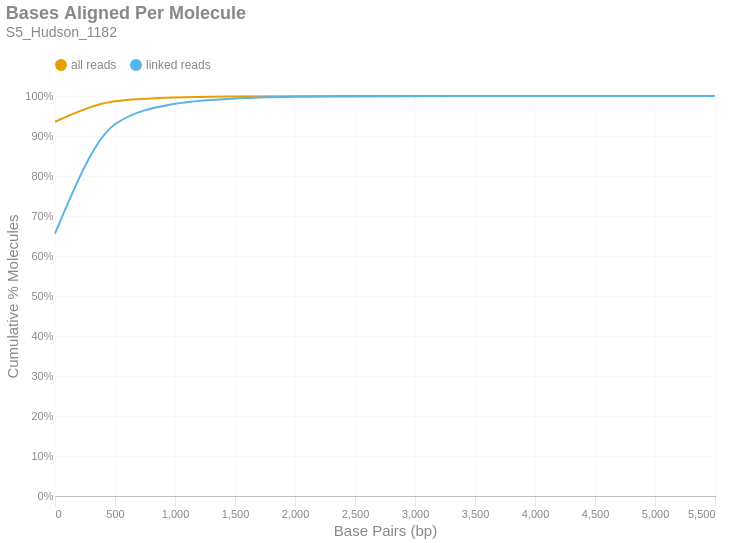

Notebook code cell kept with this figure:
### Markdown cell above
### Bases Aligned Per Molecule
This is a cumulative frequency distribution showing the number of base pairs aligned per unique molecule. These data are shown in 500 bp bins. There are two distributions: one with `all reads` (yellow) and another with only `linked reads` (blue). The percent of molecules in the `linked reads` distribution is relative to the total number of linked molecules.

### Code cell
if SKIPLR:
    print_html(f"Skipped")
else:
    binned_df = consolidated_hist(valids['aligned_bp'], mask, 500, True)
    with SafeRender(binned_df):
        (
            density_plot(binned_df, 'Bases Aligned Per Molecule', samplename, 'basesper')
            .encode(
                x=alt.X('bin:Q', title="Base Pairs (bp)").axis(tickMinStep=500).scale(padding=0),
                y=alt.Y('value:Q', title='Cumulative % Molecules')
                    .axis(format='%')
                    .scale(domain = [0,1])
                    .stack(False),
                color=alt.Color("key:N").scale(domain = ["all reads", "linked reads"]),
                tooltip = [
                    alt.Tooltip("key:N", title = "Data Type"),
                    alt.Tooltip("range_label:N", title="Bases Aligned Per Molecule"),
                    alt.Tooltip("value:Q", format = ".2%", title="% Molecules (Cum.)")
                ]
            )
        ).display()

### Figure 1 — Vega-Lite specification as saved in the notebook (floating-point values rounded to 4 significant figures)
{"width": "container", "height": 400, "config": {"title": {"anchor": "start", "dy": -15, "fontSize": 18, "color": "#888888", "subtitleColor": "#888888", "subtitleFontSize": 14}, "arc": {"fill": "#0072B2"}, "axis": {"domainColor": "#888888", "domainWidth": 0.5, "gridWidth": 0.2, "grid": false, "titleFontWeight": 400, "titleFontSize": 15, "labelFontSize": 11, "labelColor": "#888888", "tickColor": "#888888", "tickWidth": 0.2, "titleColor": "#888888"}, "axisBand": {"grid": false}, "axisX": {"grid": true, "tickSize": 10, "domainCap": "round"}, "axisY": {"domain": false, "grid": true, "tickSize": 0, "domainCap": "round"}, "background": "transparent", "header": {"labelFontSize": 15, "labelColor": "#888888", "titleFontSize": 15, "titleFontWeight": 600, "titleColor": "#888888"}, "legend": {"labelFont": "sans-serif", "labelFontSize": 12, "labelColor": "#888888", "symbolSize": 100, "symbolType": "circle", "titleFontSize": 12, "titlePadding": 10, "titleColor": "#888888", "title": null, "orient": "top"}, "range": {"category": ["#E69F00", "#56B4E9", "#009E73", "#F0E442", "#0072B2", "#D55E00", "#CC79A7", "#000000"], "diverging": ["#cfe8f3", "#a2d4ec", "#73bfe2", "#46abdb", "#1696d2", "#12719e"]}, "area": {"fill": "#0072B2", "fillOpacity": 0.7, "line": true, "strokeOpacity": 0.7}, "line": {"color": "#0072B2", "stroke": "#0072B2", "strokeWidth": 2}, "trail": {"color": "#0072B2", "stroke": "#0072B2", "strokeWidth": 0, "size": 1}, "point": {"filled": true, "fillOpacity": 1.0, "size": 95}, "text": {"color": "#888888", "fontSize": 11, "align": "right", "fontWeight": 400, "size": 11}, "bar": {"fill": "#0072B2", "stroke": null}, "view": {"stroke": null, "continuousWidth": 660, "continuousHeight": 400}}, "data": {"name": "data-ea1cad99fcbddb22fd1d6ca91a36f075"}, "mark": {"type": "line", "interpolate": "monotone", "point": {"opacity": 0, "size": 275}}, "encoding": {"color": {"field": "key", "scale": {"domain": ["all reads", "linked reads"]}, "type": "nominal"}, "tooltip": [{"field": "key", "title": "Data Type", "type": "nominal"}, {"field": "range_label", "title": "Bases Aligned Per Molecule", "type": "nominal"}, {"field": "value", "format": ".2%", "title": "% Molecules (Cum.)", "type": "quantitative"}], "x": {"axis": {"tickMinStep": 500}, "field": "bin", "scale": {"padding": 0}, "title": "Base Pairs (bp)", "type": "quantitative"}, "y": {"axis": {"format": "%"}, "field": "value", "scale": {"domain": [0, 1]}, "stack": false, "title": "Cumulative % Molecules", "type": "quantitative"}}, "params": [{"name": "param_c36ac31b6afebe62", "select": {"type": "point", "fields": ["key"]}, "bind": "legend"}], "title": {"text": "Bases Aligned Per Molecule", "subtitle": "S5_Hudson_1182"}, "transform": [{"fold": ["all reads (cumsum)", "linked reads (cumsum)"]}, {"calculate": "replace(datum.key, ' (cumsum)', '')", "as": "key"}, {"filter": {"param": "param_c36ac31b6afebe62"}}], "usermeta": {"embedOptions": {"downloadFileName": "S5_Hudson_1182.basesper"}}, "$schema": "https://vega.github.io/schema/vega-lite/v6.1.0.json", "datasets": {"data-ea1cad99fcbddb22fd1d6ca91a36f075": [{"bin": "0.0", "interval": "0.0-500.0", "all reads": 0.9356, "linked reads": 0.6561, "all reads (cumsum)": 0.9356, "linked reads (cumsum)": 0.6561, "range_label": "0-499"}, {"bin": "500.0", "interval": "500.0-1000.0", "all reads": 0.05125, "linked reads": 0.2732, "all reads (cumsum)": 0.9868, "linked reads (cumsum)": 0.9294, "range_label": "500-999"}, {"bin": "1000.0", "interval": "1000.0-1500.0", "all reads": 0.009562, "linked reads": 0.05127, "all reads (cumsum)": 0.9964, "linked reads (cumsum)": 0.9806, "range_label": "1000-1499"}, {"bin": "1500.0", "interval": "1500.0-2000.0", "all reads": 0.00247, "linked reads": 0.01325, "all reads (cumsum)": 0.9989, "linked reads (cumsum)": 0.9939, "range_label": "1500-1999"}, {"bin": "2000.0", "interval": "2000.0-2500.0", "all reads": 0.0007711, "linked reads": 0.004136, "all reads (cumsum)": 0.9996, "linked reads (cumsum)": 0.998, "range_label": "2000-2499"}, {"bin": "2500.0", "interval": "2500.0-3000.0", "all reads": 0.0001972, "linked reads": 0.001058, "all reads (cumsum)": 0.9998, "linked reads (cumsum)": 0.9991, "range_label": "2500-2999"}, {"bin": "3000.0", "interval": "3000.0-3500.0", "all reads": 0.0001017, "linked reads": 0.0005455, "all reads (cumsum)": 0.9999, "linked reads (cumsum)": 0.9996, "range_label": "3000-3499"}, {"bin": "3500.0", "interval": "3500.0-4000.0", "all reads": 4.878e-05, "linked reads": 0.0002616, "all reads (cumsum)": 1.0, "linked reads (cumsum)": 0.9999, "range_label": "3500-3999"}, {"bin": "4000.0", "interval": "4000.0-4500.0", "all reads": 1.557e-05, "linked reads": 8.349e-05, "all reads (cumsum)": 1.0, "linked reads (cumsum)": 0.9999, "range_label": "4000-4499"}, {"bin": "4500.0", "interval": "4500.0-5000.0", "all reads": 7.264e-06, "linked reads": 3.896e-05, "all reads (cumsum)": 1.0, "linked reads (cumsum)": 1.0, "range_label": "4500-4999"}, {"bin": "5000.0", "interval": "5000.0-5500.0", "all reads": 1.038e-06, "linked reads": 5.566e-06, "all reads (cumsum)": 1.0, "linked reads (cumsum)": 1.0, "range_label": "5000-5499"}, {"bin": "5500.0", "interval": "5500.0-6000.0", "all reads": 1.038e-06, "linked reads": 5.566e-06, "all reads (cumsum)": 1.0, "linked reads (cumsum)": 1.0, "range_label": "5500-5999"}]}}
